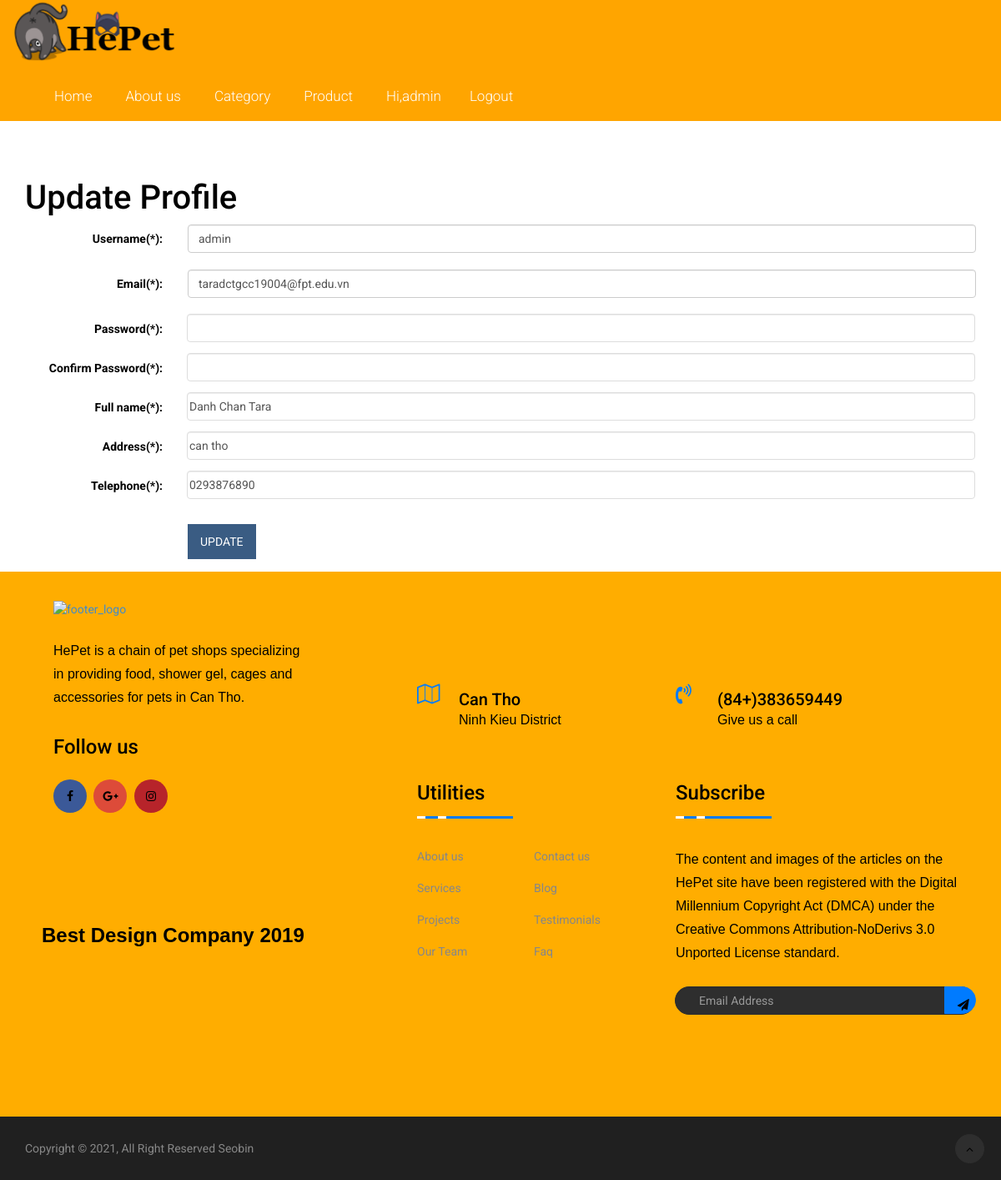
Screenshot of /index.php?page=update_customer (signed in) with the database file from the repository.
### tables this page shows
CREATE TABLE `customer` (
  `Username` varchar(20) NOT NULL,
  `Password` varchar(40) NOT NULL,
  `CustName` varchar(30) NOT NULL,
  `gender` int(11) NOT NULL,
  `Address` varchar(1000) NOT NULL,
  `telephone` varchar(50) NOT NULL,
  `email` varchar(50) NOT NULL,
  `CusDate` int(11) NOT NULL,
  `CusMonth` int(11) NOT NULL,
  `CusYear` int(11) NOT NULL,
  `SSN` varchar(10) DEFAULT NULL,
  `ActiveCode` varchar(100) NOT NULL,
  `state` int(11) NOT NULL
);

### Update_customer.php (the view, shortened to what this page needs)
<?php
$query = "SELECT CustName, Address, email, telephone
			FROM customer
			WHERE Username = '" . $_SESSION["us"] . "'";
	$result = mysqli_query($conn, $query) or die(mysqli_error($conn));
	$row = mysqli_fetch_array($result, MYSQLI_ASSOC);
	$us = $_SESSION["us"];
	$email = $row["email"];
	$fullname = $row["CustName"];
	$address = $row["Address"];
	$telephone = $row["telephone"];
?>
<div class="container">
<h2>Update Profile</h2>
			 	<form id="form1" name="form1" method="post" action="" class="form-horizontal" role="form">
					<div class="form-group">
                            <label for="lblTenDangNhap" class="col-sm-2 control-label">Username(*):</label>
							<div class="col-sm-10">
							      <label class="form-control" style="font-weight:400"><?php echo $us;?></label>
							</div>
                     </div>
                         <div class="form-group">
                            <label for="lblEmail" class="col-sm-2 control-label">Email(*):</label>
							<div class="col-sm-10">
							       <label class="form-control" style="font-weight:400"><?php echo $email;?></label>
							</div>
                          </div>
                           <div class="form-group">
                            <label for="lblMatKhau1" class="col-sm-2 control-label">Password(*):</label>
							<div class="col-sm-10">
							      <input type="password" name="txtPass1" id="txtPass1" class="form-control"/>
							</div>
                            </div>
                             <div class="form-group">
                            <label for="lblMatKhau2" class="col-sm-2 control-label">Confirm Password(*):</label>
							<div class="col-sm-10">
							      <input type="password" name="txtPass2" id="txtPass2" class="form-control"/>
							</div>
                            </div>
                            <div class="form-group">
                            	<label for="lblHoten" class="col-sm-2 control-label">Full name(*):</label>
								<div class="col-sm-10">
							      <input type="text" name="txtFullname" id="txtFullname" value="<?php echo $fullname;?>"
								  class="form-control" placeholder="Enter Fullname, please"/>
								</div>
                            </div>
                             <div class="form-group">
                             <label for="lblDiaChi" class="col-sm-2 control-label">Address(*):</label>
							<div class="col-sm-10">
							      <input type="text" name="txtAddress" id="txtAddress" value="<?php echo $address;?>" class="form-control" placeholder="Enter Address, please"/>
							</div>
                            </div>
                            <div class="form-group">
                            <label for="lblDienThoai" class="col-sm-2 control-label">Telephone(*):</label>
							<div class="col-sm-10">
							      <input type="text" name="txtTel" id="txtTel" value="<?php echo$telephone;?>"class="form-control"placeholder="Enter Telephone, please" />
							</div>
                            </div>
					<div class="form-group">
						<div class="col-sm-offset-2 col-sm-10">
						      <input type="submit"  class="btn btn-primary" name="btnUpdate" id="btnUpdate" value="Update"/>
						</div>
					</div>
				</form>
</div>

### Style.css (style rules this page uses)
h1, h2, h3, h4, h5, h6 { margin: 0 0 15px; }
body { font-family:Arial, Helvetica, sans-serif; }
input[type="text"], input[type="password"], input[type="email"], textarea { border: 1px solid #ddd; padding: 2px; margin: -1px; }
input[type="submit"], button[type=submit], input[type="button"] { background: none repeat scroll 0 0 #5a88ca; border: medium none; color: #fff; padding: 7px 15px; text-transform: uppercase; }

### css/responsive.css (style rules this page uses)
@media only screen and (min-width: 992px) and (max-width: 1280px) { input[type="submit"], button[type="submit"], [type="button"] { padding: 11px 15px; } }

### csseshop/main.css (style rules this page uses)
body { font-family: 'Roboto', sans-serif; background:; position: relative; font-weight:400px; }
h1, h2, h3, h4, h5, h6 { font-family: 'Roboto', sans-serif; }
.btn.btn-primary { background:#3A5C83; border: 0 none; border-radius: 0; margin-top: 16px; }

### css/style.css (style rules this page uses)
body { margin:0; padding:0; background: url("../images/bg-body.gif"); background-repeat:repeat-x; }
h2 { font-size: 40px; }

### css/petmart.css (style rules this page uses)
body { color: black; }

### rows the page displays
customer: email "taradctgcc19004@fpt.edu.vn", txtFullname "Danh Chan Tara", txtAddress "can tho", txtTel "0293876890"

### other values shown
$_SESSION['us'] "admin"
$us "admin"
